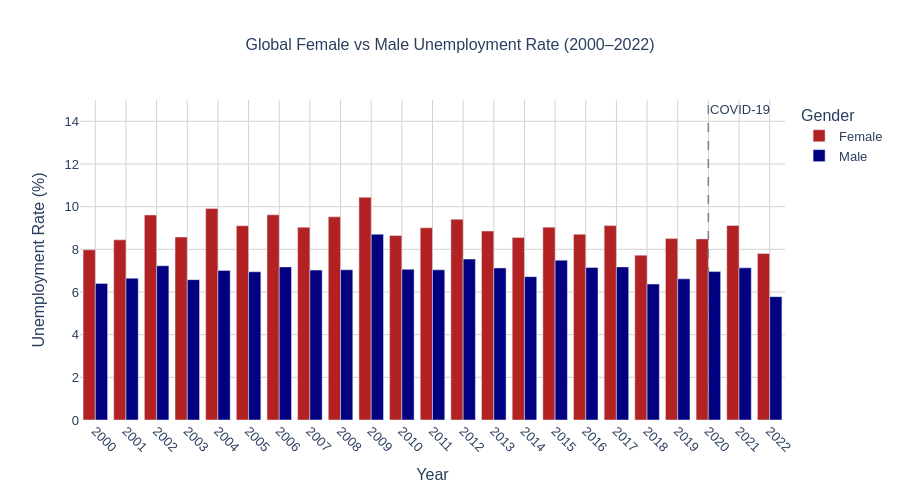

Here is the notebook cell this chart was saved with:
### Markdown cell above
## Female vs Male Unemployment Rate — Global Average Over Time

### Code cell
# Female vs Male Unemployment Rate
fig = px.bar(
    unemp_global,
    x='YEAR', y='VALUE', color='GENDER',
    barmode='group',
    color_discrete_map={'Female': 'firebrick', 'Male': 'navy'},
    title='Global Female vs Male Unemployment Rate (2000–2022)',
    labels={'VALUE': 'Unemployment Rate (%)', 'YEAR': 'Year', 'GENDER': 'Gender'}
)
fig.update_layout(
    height=500, plot_bgcolor='white', paper_bgcolor='white',
    font=dict(family='Arial', size=13), title=dict(font=dict(size=16), x=0.5),
    xaxis=dict(tickmode='linear', tick0=2000, dtick=1, tickangle=45, gridcolor='lightgrey'),
    yaxis=dict(gridcolor='lightgrey', range=[0, 15]),
    legend=dict(title='Gender')
)
fig.add_vline(x=2020, line_dash='dash', line_color='grey', line_width=1.5,
    annotation_text='COVID-19', annotation_position='top right')
fig.show()

### Figure 1 — Plotly figure (JSON) as saved in the notebook; plotly's stock layout.template omitted (floating-point values rounded to 4 significant figures)
{"data": [{"alignmentgroup": "True", "hovertemplate": "Gender=Female<br>Year=%{x}<br>Unemployment Rate (%)=%{y}<extra></extra>", "legendgroup": "Female", "marker": {"color": "firebrick", "pattern": {"shape": ""}}, "name": "Female", "offsetgroup": "Female", "orientation": "v", "showlegend": true, "textposition": "auto", "type": "bar", "x": [2000, 2001, 2002, 2003, 2004, 2005, 2006, 2007, 2008, 2009, 2010, 2011, 2012, 2013, 2014, 2015, 2016, 2017, 2018, 2019, 2020, 2021, 2022], "xaxis": "x", "y": [7.975, 8.446, 9.611, 8.577, 9.911, 9.104, 9.617, 9.035, 9.525, 10.44, 8.647, 9.009, 9.411, 8.857, 8.551, 9.041, 8.706, 9.112, 7.728, 8.502, 8.489, 9.117, 7.802], "yaxis": "y"}, {"alignmentgroup": "True", "hovertemplate": "Gender=Male<br>Year=%{x}<br>Unemployment Rate (%)=%{y}<extra></extra>", "legendgroup": "Male", "marker": {"color": "navy", "pattern": {"shape": ""}}, "name": "Male", "offsetgroup": "Male", "orientation": "v", "showlegend": true, "textposition": "auto", "type": "bar", "x": [2000, 2001, 2002, 2003, 2004, 2005, 2006, 2007, 2008, 2009, 2010, 2011, 2012, 2013, 2014, 2015, 2016, 2017, 2018, 2019, 2020, 2021, 2022], "xaxis": "x", "y": [6.402, 6.647, 7.228, 6.58, 7.007, 6.947, 7.177, 7.026, 7.04, 8.708, 7.063, 7.039, 7.544, 7.129, 6.721, 7.492, 7.15, 7.177, 6.372, 6.615, 6.957, 7.132, 5.783], "yaxis": "y"}], "layout": {"annotations": [{"showarrow": false, "text": "COVID-19", "x": 2020, "xanchor": "left", "xref": "x", "y": 1, "yanchor": "top", "yref": "y domain"}], "barmode": "group", "font": {"family": "Arial", "size": 13}, "height": 500, "legend": {"title": {"text": "Gender"}, "tracegroupgap": 0}, "paper_bgcolor": "white", "plot_bgcolor": "white", "shapes": [{"line": {"color": "grey", "dash": "dash", "width": 1.5}, "type": "line", "x0": 2020, "x1": 2020, "xref": "x", "y0": 0, "y1": 1, "yref": "y domain"}], "title": {"font": {"size": 16}, "text": "Global Female vs Male Unemployment Rate (2000–2022)", "x": 0.5}, "xaxis": {"anchor": "y", "domain": [0, 1], "dtick": 1, "gridcolor": "lightgrey", "tick0": 2000, "tickangle": 45, "tickmode": "linear", "title": {"text": "Year"}}, "yaxis": {"anchor": "x", "domain": [0, 1], "gridcolor": "lightgrey", "range": [0, 15], "title": {"text": "Unemployment Rate (%)"}}}}
